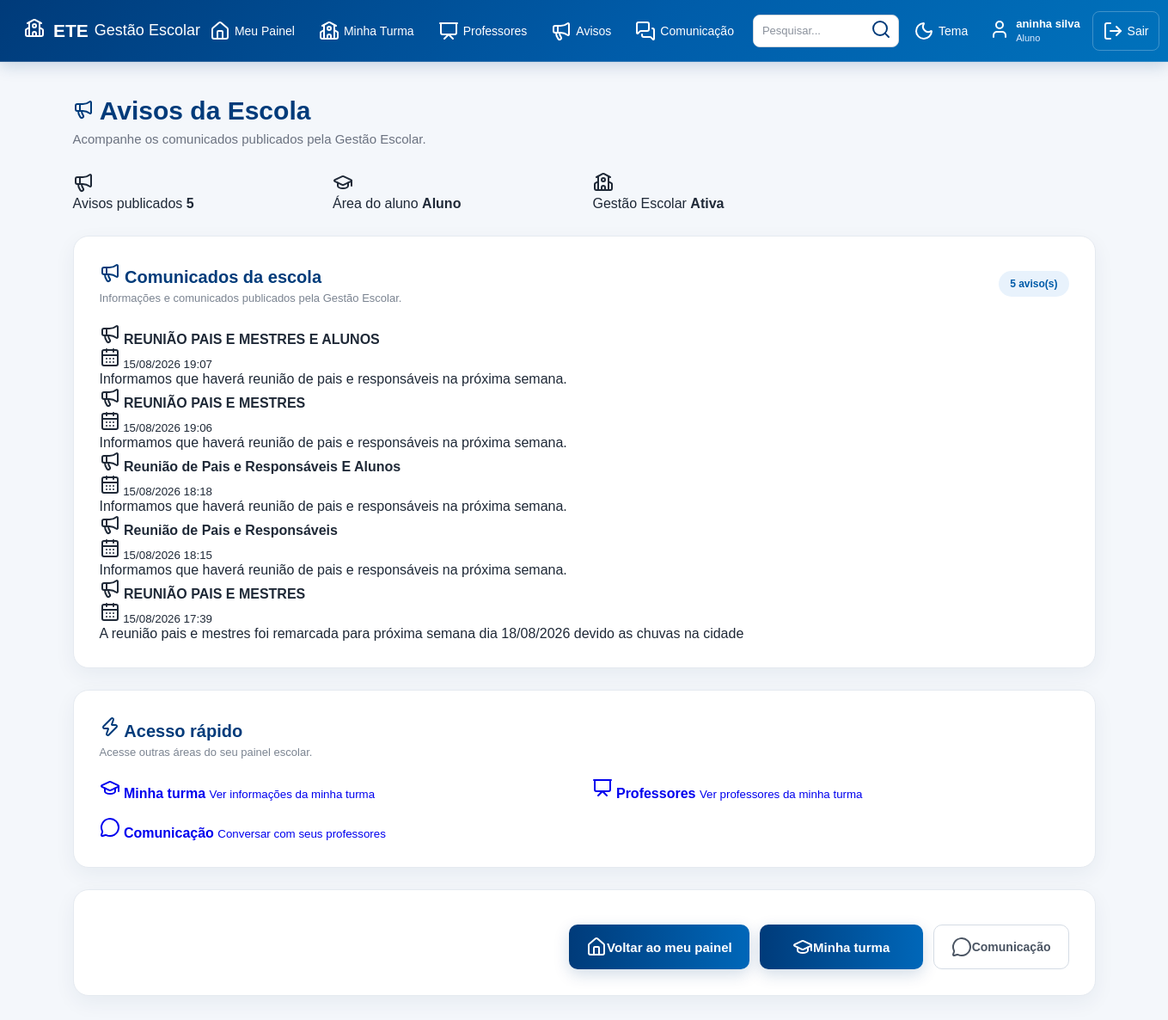
The page /aluno/avisos (signed in) on the database its author committed.
### tables this page shows
CREATE TABLE usuarios (

            id INTEGER PRIMARY KEY AUTOINCREMENT,

            nome TEXT NOT NULL,

            email TEXT NOT NULL,

            tipo TEXT NOT NULL,

            telefone TEXT,

            turma TEXT

        , senha TEXT, primeiro_acesso INTEGER DEFAULT 0);

CREATE TABLE avisos (

            id INTEGER PRIMARY KEY AUTOINCREMENT,

            titulo TEXT NOT NULL,

            mensagem TEXT NOT NULL,

            data TEXT NOT NULL

        , destino TEXT DEFAULT 'todos', turma TEXT);

### app.py (the view, shortened to what this page needs)
@app.route("/aluno/avisos")
def aluno_avisos():
    acesso = exigir_tipo("aluno")
    if acesso:
        return acesso
    conexao = conectar()
    try:
        usuario_id = session["usuario_id"]
        aluno = conexao.execute(
            """
            SELECT *
            FROM usuarios
            WHERE id = ?
            AND tipo = 'aluno'
            """,
            (usuario_id,)
        ).fetchone()
        avisos = conexao.execute(
            """
            SELECT *
            FROM avisos
            WHERE
                COALESCE(destino, 'todos') IN (
                    'todos',
                    'alunos'
                )
                OR
                (
                    destino = 'turma'
                    AND turma = ?
                )
            ORDER BY id DESC
            """,
            (aluno["turma"],)
        ).fetchall()
    finally:
        conexao.close()
    return render_template(
        "aluno_avisos.html",
        avisos=avisos,
        usuario_nome=session["usuario_nome"],
        usuario_tipo=session["usuario_tipo"]
    )

### app.py (called while the page is built, shortened)
def usuario_logado():
    return "usuario_id" in session

def exigir_tipo(tipo):
    if not usuario_logado():
        return redirect(
            url_for("inicio")
        )
    if session.get("usuario_tipo") != tipo:
        flash(
            "Você não tem permissão para acessar esta área.",
            "error"
        )
        return redirecionar_usuario()
    return None

def buscar_usuario_atual():
    if not usuario_logado():
        return None
    conexao = conectar()
    try:
        usuario = conexao.execute(
            """
            SELECT *
            FROM usuarios
            WHERE id = ?
            """,
            (session["usuario_id"],)
        ).fetchone()
        return usuario
    finally:
        conexao.close()

@app.before_request
def protecao_global():
    rotas_publicas = {
        "inicio",
        "static"
    }
    if request.endpoint in rotas_publicas:
        return None
    if not usuario_logado():
        return None
    usuario = buscar_usuario_atual()
    session["usuario_nome"] = usuario["nome"]
    session["usuario_email"] = usuario["email"]
    session["usuario_tipo"] = usuario["tipo"]
    if (
        usuario["primeiro_acesso"] == 1
        and request.endpoint not in {
            "trocar_senha",
            "logout",
            "static"
        }
    ):
        return redirect(
            url_for("trocar_senha")
        )
    return None

### banco.py (called while the page is built)
def conectar():
    conexao = sqlite3.connect("gestao_escolar.db")
    conexao.row_factory = sqlite3.Row
    return conexao

### templates/aluno_avisos.html (shortened to what this page needs)
<!DOCTYPE html>
<html lang="pt-BR">
<head>
    <link
        rel="stylesheet"
        href="{{ url_for('static', filename='style.css') }}"
    >
</head>
<body>
{% include "menu.html" %}
<main class="dashboard">
    <div class="dashboard-title">
        <h2>
            <i data-lucide="megaphone"></i>
            Avisos da Escola
        </h2>
        <p>
            Acompanhe os comunicados publicados
            pela Gestão Escolar.
        </p>
    </div>
    <section class="dashboard-cards">
        <div class="dashboard-card">
            <div class="dashboard-card-icon">
                <i data-lucide="megaphone"></i>
            </div>
            <div>
                <span>
                    Avisos publicados
                </span>
                <strong>
                    {{ avisos|length }}
                </strong>
            </div>
        </div>
        <div class="dashboard-card">
            <div class="dashboard-card-icon">
                <i data-lucide="graduation-cap"></i>
            </div>
            <div>
                <span>
                    Área do aluno
                </span>
                <strong>
                    Aluno
                </strong>
            </div>
        </div>
        <div class="dashboard-card">
            <div class="dashboard-card-icon">
                <i data-lucide="school"></i>
            </div>
            <div>
                <span>
                    Gestão Escolar
                </span>
                <strong>
                    Ativa
                </strong>
            </div>
        </div>
    </section>
    <section class="content-card">
        <div class="section-header">
            <div>
                <h3>
                    <i data-lucide="megaphone"></i>
                    Comunicados da escola
                </h3>
                <p>
                    Informações e comunicados publicados
                    pela Gestão Escolar.
                </p>
            </div>
            <span class="total-badge">
                {{ avisos|length }} aviso(s)
            </span>
        </div>
        {% if avisos %}
            <div class="avisos-container">
                {% for aviso in avisos %}
                    <div class="aviso-card">
                        <div class="aviso-header">
                            <div>
                                <h4>
                                    <i data-lucide="megaphone"></i>
                                    {{ aviso['titulo'] }}
                                </h4>
                                <small>
                                    <i data-lucide="calendar-days"></i>
                                    {{ aviso['data'] }}
                                </small>
                            </div>
                        </div>
                        <div class="aviso-content">
                            <p>
                                {{ aviso['mensagem'] }}
                            </p>
                        </div>
                    </div>
                {% endfor %}
            </div>
        {% endif %}
    </section>
    <section class="content-card">
        <div class="section-header">
            <div>
                <h3>
                    <i data-lucide="zap"></i>
                    Acesso rápido
                </h3>
                <p>
                    Acesse outras áreas do seu
                    painel escolar.
                </p>
            </div>
        </div>
        <div class="quick-actions">
            <a
                href="{{ url_for('aluno_turma') }}"
                class="quick-action"
            >
                <span class="quick-action-icon">
                    <i data-lucide="graduation-cap"></i>
                </span>
                <strong>
                    Minha turma
                </strong>
                <small>
                    Ver informações da minha turma
                </small>
            </a>
            <a
                href="{{ url_for('aluno_professores') }}"
                class="quick-action"
            >
                <span class="quick-action-icon">
                    <i data-lucide="presentation"></i>
                </span>
                <strong>
                    Professores
                </strong>
                <small>
                    Ver professores da minha turma
                </small>
            </a>
            <a
                href="{{ url_for('comunicacao') }}"
                class="quick-action"
            >
                <span class="quick-action-icon">
                    <i data-lucide="message-circle"></i>
                </span>
                <strong>
                    Comunicação
                </strong>
                <small>
                    Conversar com seus professores
                </small>
            </a>
        </div>
    </section>
    <section class="content-card">
        <div class="form-buttons">
            <a
                href="{{ url_for('aluno') }}"
                class="btn-login"
            >
                <i data-lucide="house"></i>
                Voltar ao meu painel
            </a>
            <a
                href="{{ url_for('aluno_turma') }}"
                class="btn-login"
            >
                <i data-lucide="graduation-cap"></i>
                Minha turma
            </a>
            <a
                href="{{ url_for('comunicacao') }}"
                class="btn-secondary"
            >
                <i data-lucide="message-circle"></i>
                Comunicação
            </a>
        </div>
    </section>
</main>
</body>
</html>

### templates/menu.html (shortened to what this page needs)
<!DOCTYPE html>
<html lang="pt-BR">
<head>
<link
    rel="stylesheet"
    href="{{ url_for('static', filename='style.css') }}"
>
</head>
<body>
<header class="topo">
    <div class="topo-logo">
        <span class="logo-icone">
            <i data-lucide="school"></i>
        </span>
        <div class="logo-texto">
            <strong>ETE</strong>
            <span>Gestão Escolar</span>
        </div>
    </div>
    <nav class="menu-principal">
        {% if usuario_tipo == "aluno" %}
            <a
                href="{{ url_for('aluno') }}"
                class="menu-item"
            >
                <i data-lucide="house"></i>
                <span>Meu Painel</span>
            </a>
            <a
                href="{{ url_for('aluno_turma') }}"
                class="menu-item"
            >
                <i data-lucide="school"></i>
                <span>Minha Turma</span>
            </a>
            <a
                href="{{ url_for('aluno_professores') }}"
                class="menu-item"
            >
                <i data-lucide="presentation"></i>
                <span>Professores</span>
            </a>
            <a
                href="{{ url_for('aluno_avisos') }}"
                class="menu-item"
            >
                <i data-lucide="megaphone"></i>
                <span>Avisos</span>
            </a>
            <a
                href="{{ url_for('comunicacao') }}"
                class="menu-item"
            >
                <i data-lucide="messages-square"></i>
                <span>Comunicação</span>
            </a>
        {% endif %}
        <div class="menu-pesquisa">
            <input
                type="text"
                name="pesquisa"
                placeholder="Pesquisar..."
                aria-label="Pesquisar no sistema"
            >
            <button
                type="button"
                title="Pesquisa"
            >
                <i data-lucide="search"></i>
            </button>
        </div>
        <button
            type="button"
            class="menu-botao"
            title="Alterar tema"
        >
            <i data-lucide="moon"></i>
            <span>Tema</span>
        </button>
        <a
            href="{{ url_for('perfil') }}"
            class="menu-usuario"
        >
            <span class="usuario-icone">
                <i data-lucide="user"></i>
            </span>
            <span class="usuario-info">
                <strong>
                    {{ usuario_nome }}
                </strong>
                <small>
                    {{ usuario_tipo|capitalize }}
                </small>
            </span>
        </a>
        <a
            href="{{ url_for('logout') }}"
            class="menu-sair"
        >
            <i data-lucide="log-out"></i>
            <span>Sair</span>
        </a>
    </nav>
</header>
</body>
</html>

### rows shown on the page
usuarios: nome "aninha silva", tipo "Aluno"
avisos: titulo "REUNIÃO PAIS E MESTRES E ALUNOS", data "15/08/2026 19:07", mensagem "Informamos que haverá reunião de pais e responsáveis na próxima semana."
avisos: titulo "REUNIÃO PAIS E MESTRES", data "15/08/2026 19:06", mensagem "Informamos que haverá reunião de pais e responsáveis na próxima semana."
avisos: titulo "Reunião de Pais e Responsáveis E Alunos", data "15/08/2026 18:18", mensagem "Informamos que haverá reunião de pais e responsáveis na próxima semana."
avisos: titulo "Reunião de Pais e Responsáveis", data "15/08/2026 18:15", mensagem "Informamos que haverá reunião de pais e responsáveis na próxima semana."
avisos: titulo "REUNIÃO PAIS E MESTRES", data "15/08/2026 17:39", mensagem "A reunião pais e mestres foi remarcada para próxima semana dia 18/08/2026 devido as chuvas na cidade"

### other values the page prints
{{ avisos|length }} "5"
